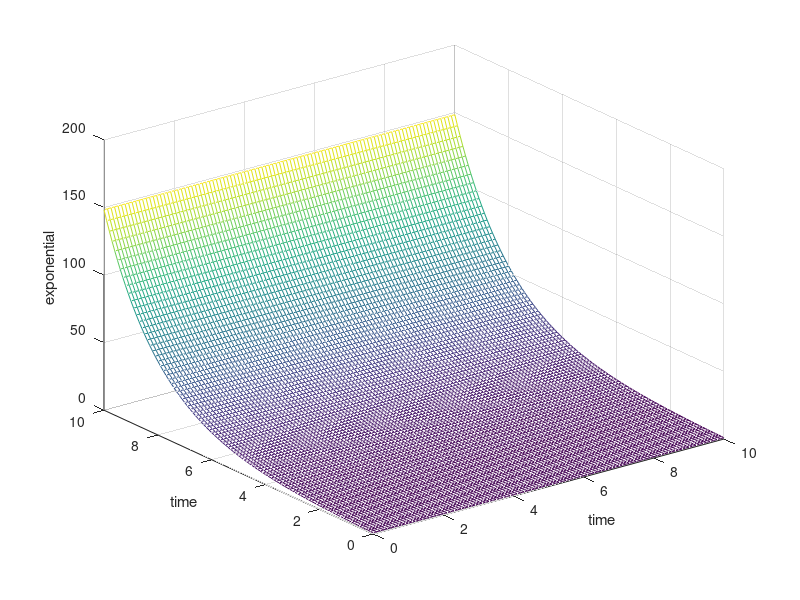

Write the MATLAB code that produced this figure.
y=0:.1:10;
x=0:.1:10;
[x,y]=meshgrid(x);
z=exp(y/2);
mesh(x,y,z);
xlabel("time");
ylabel("time");
zlabel("exponential");
